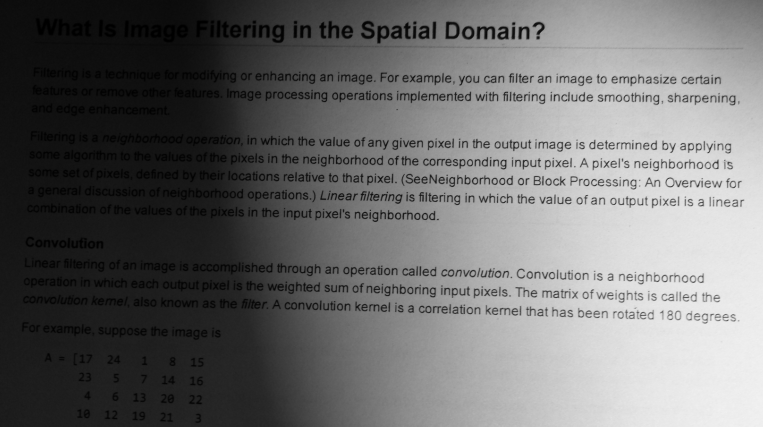
#> input picture Data/Images/page.png, 1526 x 853 px (shown at 1/2 size)
$ jupyter execute 1.13.2_Adaptive_Thresholding.ipynb
#> lines starting #> are read from the running program, lines starting #| are printed output that depends on the picture
## **Adaptive Thresholding**

- ADAPTIVE_THRESH_MEAN_C
- ADAPTIVE_THRESH_GAUSSIAN_C

[cell 1]
import cv2

# image = cv2.imread("../Data/Images/sudoku.png", 0)
image = cv2.imread("../Data/Images/page.png", 0)
#> image is the input picture: shape (853, 1526); min 0, max 243, mean 109.8
image = cv2.resize(image, (600, 600))
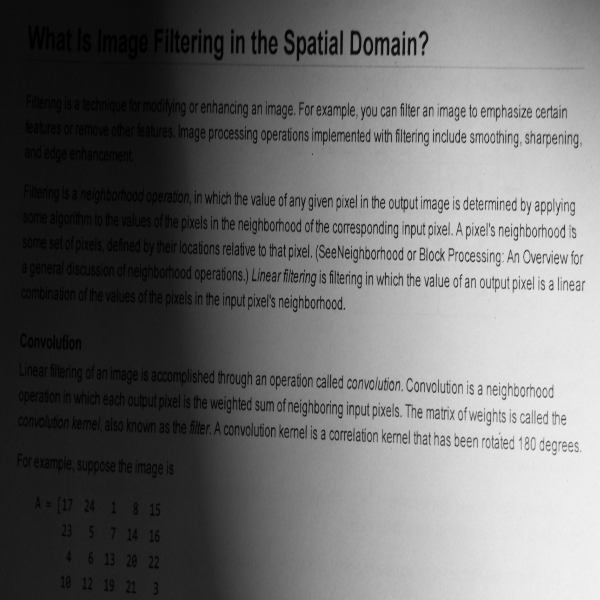
#> image: shape (600, 600); min 0, max 242, mean 109.7

[cell 2]
def display_adaptive_thresholded_image(
    threshold_type, winname="Adaptive Threshold Viewer"
):
#> called with threshold_type = 0, winname = 'ADAPTIVE_THRESH_MEAN_C'
    cv2.namedWindow(winname)

    cv2.createTrackbar("BS", winname, 3, 255, lambda _: None)  # Block Size
    cv2.setTrackbarMin("BS", winname, 3)
    cv2.createTrackbar("C", winname, 2, 50, lambda _: None)

    while True:
        blockSize = cv2.getTrackbarPos("BS", winname)
        c = cv2.getTrackbarPos("C", winname)

        if blockSize % 2 == 0:
            blockSize += 1
            cv2.setTrackbarPos("BS", winname, blockSize)

        thresholded_image = cv2.adaptiveThreshold(
            image, 255, threshold_type, cv2.THRESH_BINARY, blockSize, c
        )
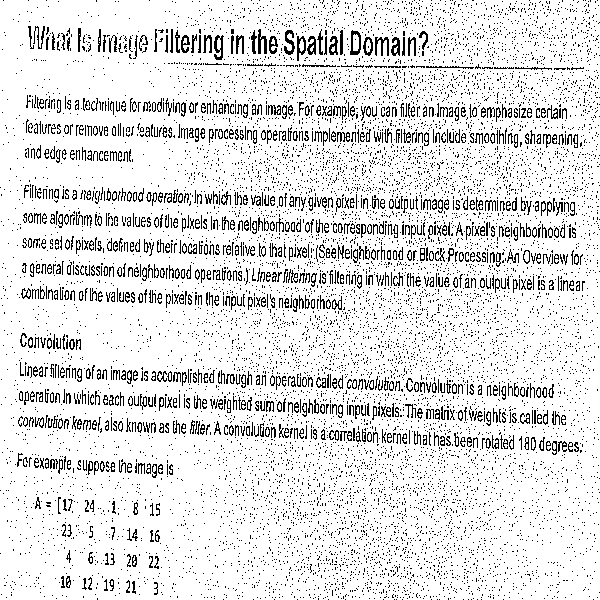
#> thresholded_image: shape (600, 600); 88.1% white; black in thin lines or dots

        combined_image = cv2.hconcat([image, thresholded_image])
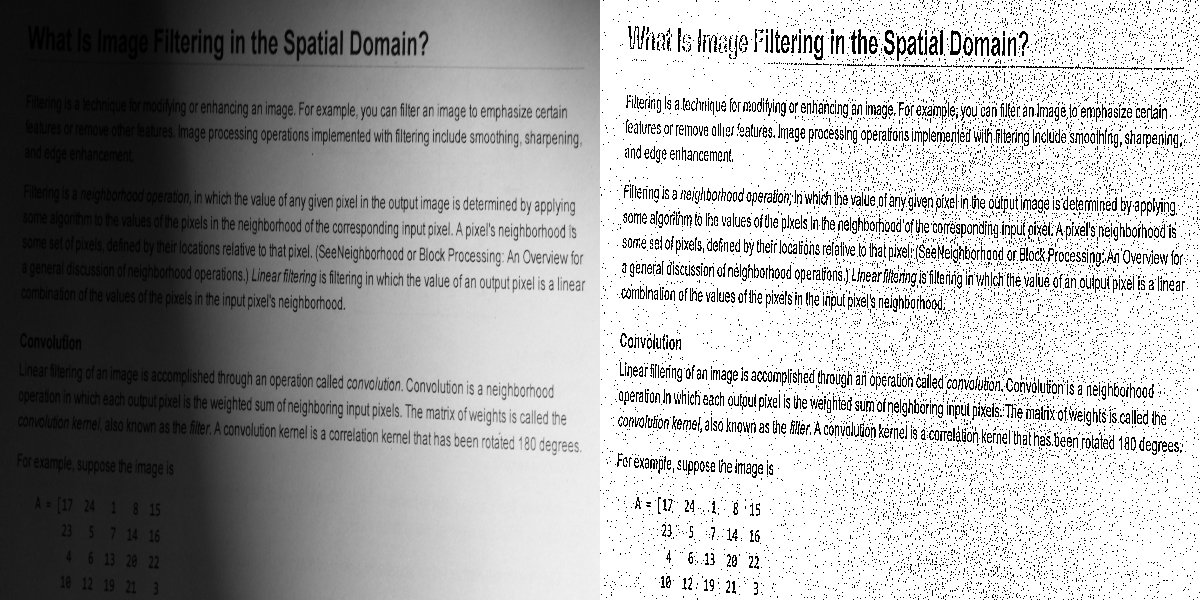
#> combined_image: shape (600, 1200); min 0, max 255, mean 167.1
        cv2.imshow(winname, combined_image)

        if cv2.waitKey(1) & 0xFF == ord("q") or not cv2.getWindowProperty(
            winname, cv2.WND_PROP_VISIBLE
        ):
#> (key q is pressed here)
            cv2.destroyAllWindows()
            break

> **`cv2.adaptiveThreshold(src, maxValue, adaptiveMethod, thresholdType, blockSize, c)`**

**ADAPTIVE_THRESH_MEAN_C**

[cell 3]
display_adaptive_thresholded_image(cv2.ADAPTIVE_THRESH_MEAN_C, "ADAPTIVE_THRESH_MEAN_C")

**ADAPTIVE_THRESH_GAUSSIAN_C**

[cell 4]
display_adaptive_thresholded_image(
    cv2.ADAPTIVE_THRESH_GAUSSIAN_C, "ADAPTIVE_THRESH_GAUSSIAN_C"
)
#> call 2 of display_adaptive_thresholded_image, with threshold_type = 1, winname = 'ADAPTIVE_THRESH_GAUSSIAN_C'
#> in display_adaptive_thresholded_image (call 2), `thresholded_image = cv2.adaptiveThreshold( image, 255, threshold_type,..`:
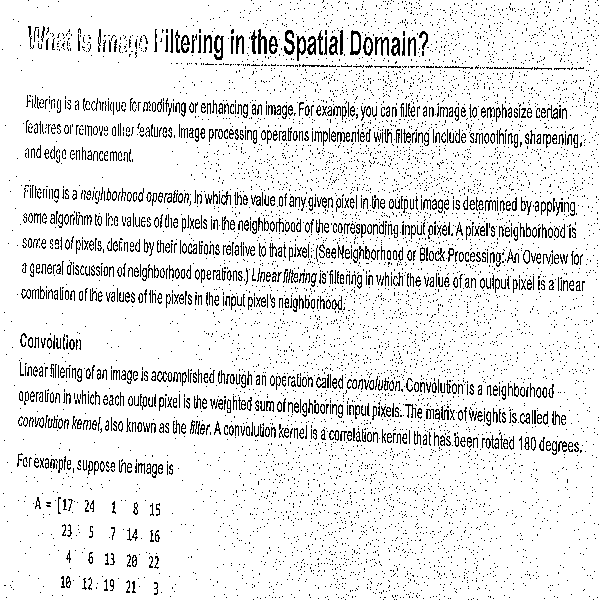
#> thresholded_image: shape (600, 600); 90.2% white; black in thin lines or dots
#> in display_adaptive_thresholded_image (call 2), `combined_image = cv2.hconcat([image, thresholded_image])`:
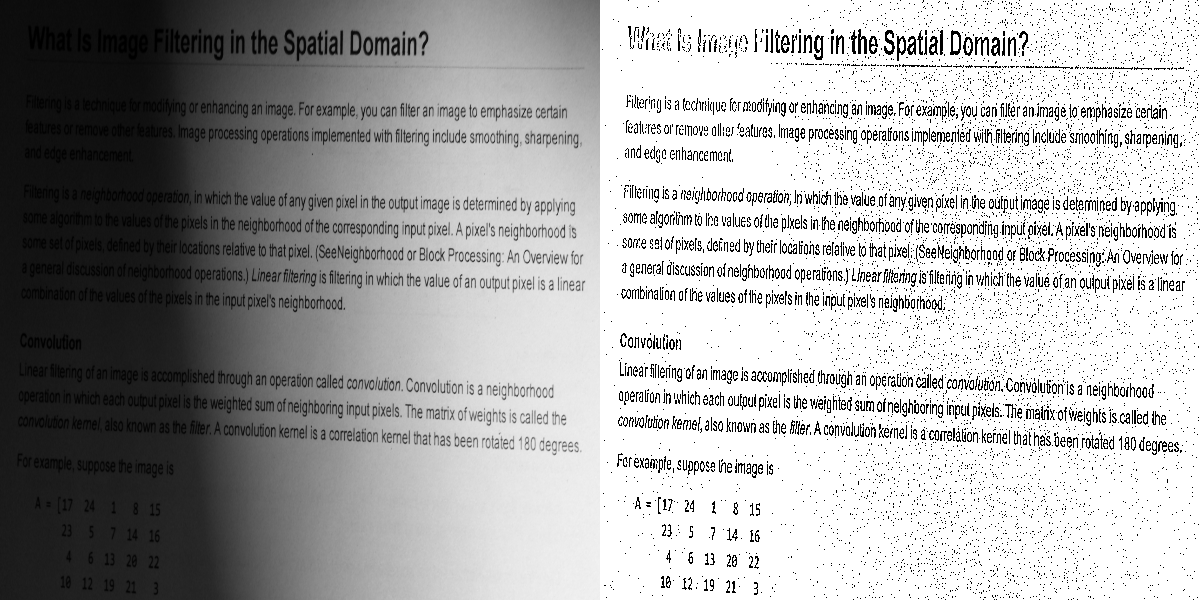
#> combined_image: shape (600, 1200); min 0, max 255, mean 169.9
#> (key Esc is pressed here)

$ run again, with Data/Images/Flowers.png copied over Data/Images/page.png
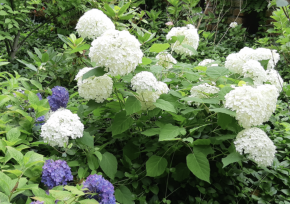
#> input picture Data/Images/Flowers.png, 290 x 204 px
#> in display_adaptive_thresholded_image, `thresholded_image = cv2.adaptiveThreshold( image, 255, threshold_type,..`:
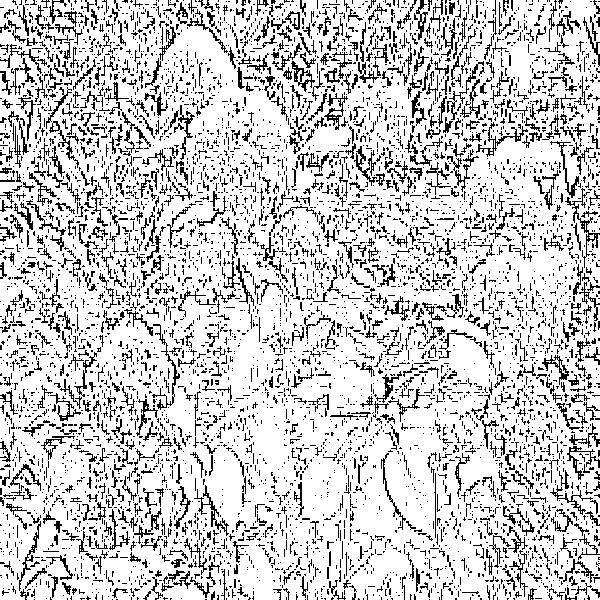
#> thresholded_image: shape (600, 600); 80.4% white; black in thin lines or dots
#> thresholded_image: shape (600, 600); 84.2% white; black in thin lines or dots
#> in display_adaptive_thresholded_image (call 2), `combined_image = cv2.hconcat([image, thresholded_image])`:
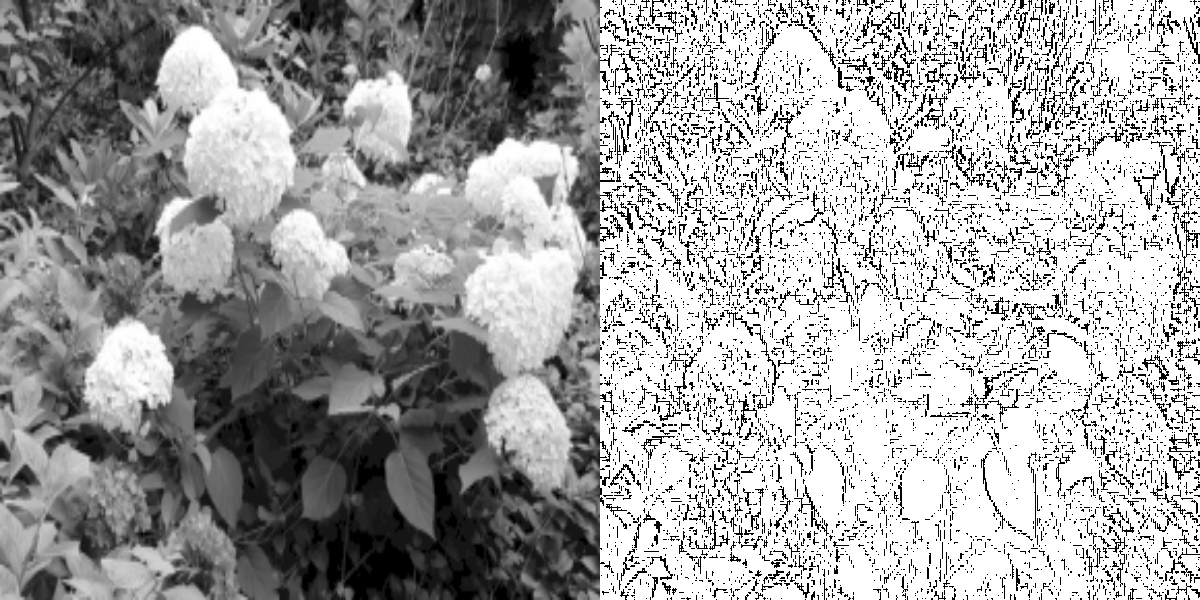
#> combined_image: shape (600, 1200); min 0, max 255, mean 165.6
